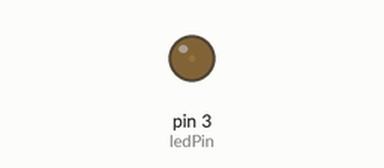
The sketch below on a simulated Arduino Uno, built with avr-gcc and run on an emulated ATmega328P. Shown: output pins drawn as LEDs (lit = HIGH).

Above: at 0.05 s.
At 1.15 s:
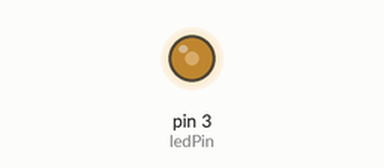
At 2.3 s:
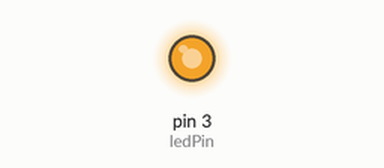
At 4.55 s:
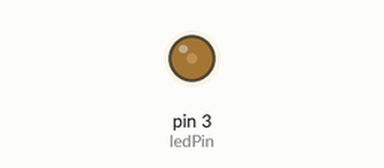
Timing chart, 0 to 6.6 s (numbered marks = the images above):
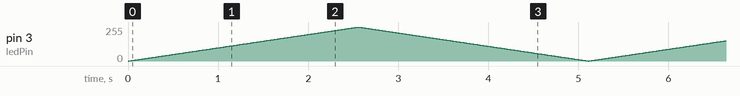

The sketch:

LED_Blink_PWM.ino
```cpp
/* Arduino Built In LED Blink

   GitHub URL - https://github.com/narayanvyas/IoT-workshop

   Components
   ----------
    - Arduino Uno R3
    - One LEDs
    - One 220 Ohm Resistor
    - Breadboard

   Connections
   -----------
        Break out          |     Arduino Uno
   --------------------------------------------
        LED OUT      |        3

     Also connect LEDs to 220 Ohm Resistor.

         ----/\/\/\/\----(LED |)----GND

*/

/* Method Documentation

  setup - The setup() function is called when a sketch starts. Use it to initialize variables, pin modes, start using libraries, etc.
          The setup() function will only run once, after each powerup or reset of the Arduino board.

  loop - After creating a setup() function, which initializes and sets the initial values, the loop() function does precisely what its name suggests, and loops consecutively, allowing your program to change and respond.

  Serial.begin(9600) - Sets the data rate in bits per second (baud) for serial data transmission, default is 9600

  Serial.print - Prints data to serial monitor

  Serial.println - Prints data to serial monitor on next line
  pinMode - Configures the specified pin to behave either as an input or an output. It takes two arguments
            First arguments tells the name of pin, and second argument tells the type of pin, either INPUT or OUTPUT

  digitalWrite - Write a HIGH or a LOW value to a digital pin. It takes two arguments
                 First arguments tells the name of pin, and second argument tells the state of pin, either HIGH or LOW

  delay - Pauses the program for the amount of time (in milliseconds) specified as parameter. (There are 1000 milliseconds in a second.)
*/

int ledPin = 3;

void setup() {
  Serial.println(9600);  // Initializing Serial Monitor
  pinMode(ledPin , OUTPUT); // Setting sensor as Input Device
}

void loop() {
  Serial.println("Turning LED On");
  for(int i=0;i<=255;i++)
  {
      analogWrite(ledPin,i);  // Turning LED On
      delay(10); // Setting Delay of .1 Second
  }
  for(int i=254;i>0;i--)
  {
      analogWrite(ledPin,i);  // Turning LED On
      delay(10); // Setting Delay of .1 Second
  }

  Serial.println("Turning LED Off");

}
```
